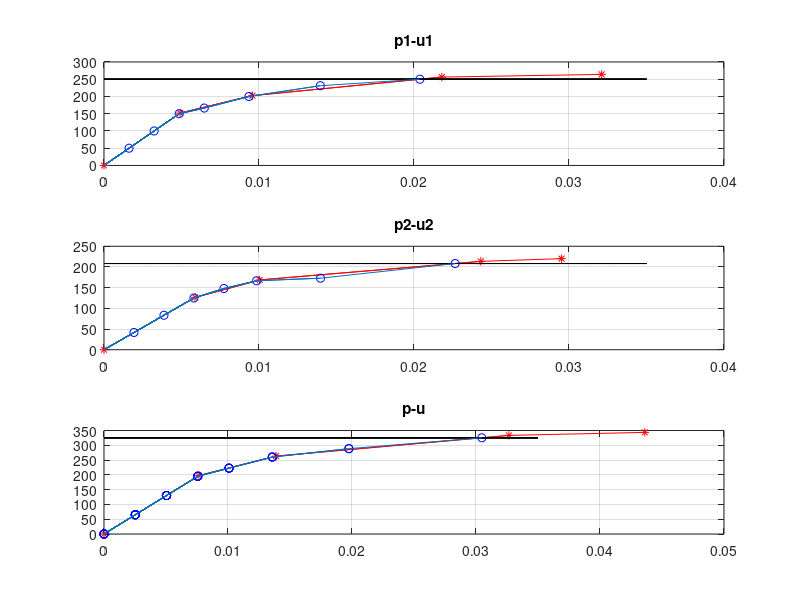

The MATLAB script that drew this image:
clc;clear;close all;
%tarif soorat soal
A1=5;A2=4;A3=5;A4=6;E=36000;sigmay=25;
A=[5,4,5,6];
L1=sqrt((9^2)+(5^2));L2=sqrt((9^2)+(17^2));L3=sqrt((8^2)+(17^2));L4=sqrt((15^2)+(6^2));
L=[L1,L2,L3,L4];
teta1=3.65;teta2=4.225;teta3=5.152;teta4=5.903;%rad
qy=[sigmay*A1,sigmay*A2,sigmay*A3,sigmay*A4];

a=[-cos(teta1),-sin(teta1);-cos(teta2),-sin(teta2);-cos(teta3),-sin(teta3);-cos(teta4),-sin(teta4)];
Kel=zeros(4);                Kel(1,1)=A1*E/L1;        Kel(2,2)=A2*E/L2;       Kel(3,3)=A3*E/L3 ;      Kel(4,4)=A4*E/L4;
    
    landa=1;
    p=landa*[3,2.5] ;
     p_event=[0;0];
  U_event=[0;0];
  q_event=[0;0;0;0];
  landaprim=0;
 %%%%%%%%%%%%%%%%%%%%%%%%%%%%%%%%%%%%%%%%%%%%%%%%%%%%%%%%%%%%%%%%%%% 
 %event_to_event
%%%%%%%%%%%%%%%%%%%%%%%%%%%%%%%%%%%%%%%%%%%%%%%%%%%%%%%%%%%%%%%%%%%%

  
    b=zeros(2,5);
    c=zeros(2,5);
 
    for i=1:5         %shomarande event
            
          landa=1;
          p=landa*p;
          U=inv(a'*Kel*a)*p';
          V=a*U;
          q=Kel*V;
          if i==1
              Delta_q=qy;
          else    
          Delta_q=qy'-abs(q_event);
          end
                 for k=1:4
                      if Delta_q(k)<=0 
                      landaprime(k)=1000;
                      else
                     landaprime(k)=Delta_q(k)/q(k);
                      end
                 end
                     landaprim=min(abs(landaprime))
                  
                        Q=landaprim*q ;
                        u=landaprim*U;
                        P=landaprim*p;
                        
                         b(1:2,i)=p_event;
                         c(1:2,i)=U_event ;               
                        
                        p_event=P'+p_event;
                         U_event=u+U_event;
                         q_event=Q+q_event;
                         %
                        
                       
               for j=1:4
                   if abs(q_event(j))==qy(j)
                     Kel(j,j)=0.03*Kel(j,j);
                   end
               end
    end
    
    w=zeros(1,5);
    z=zeros(1,5);
    for j=1:5
   
    subplot(3,1,1)
    title('p1-U1')
   
    plot(c(1,j),b(1,j),'*r');hold on;grid on
    x=b(1,1:j);
    y=c(1,1:j);
    line(y,x,'color','r')
    
   subplot(3,1,2)
    title('p2-U2')
    plot(c(2,j),b(2,j),'*r');hold on;grid on
    e=b(2,1:j);
    f=c(2,1:j);
    line(f,e,'color','r')
    
     subplot(3,1,3)
    title('p-U')
    B=sqrt(((b(1,j))^2)+((b(2,j))^2));
    C=sqrt(((c(1,j))^2)+((c(2,j))^2));
    w(1,j)=B;
    z(1,j)=C;
    plot(z(1,j),w(1,j),'*r');hold on;grid on
    g=w(1,1:j);
    h=z(1,1:j);
    line(h,g,'color','r')
    end
        
%tarif soorat soal
A1=5;A2=4;A3=5;A4=6;E=36000;sigmay=25;alpha=0.03;    A=[5,4,5,6];A_n=diag(A);

L1=sqrt((9^2)+(5^2));L2=sqrt((9^2)+(17^2));L3=sqrt((8^2)+(17^2));L4=sqrt((15^2)+(6^2));L=[L1,L2,L3,L4];

teta1=3.65;teta2=4.225;teta3=5.152;teta4=5.903;%rad

qy=[sigmay*A1,sigmay*A2,sigmay*A3,sigmay*A4];

a=[-cos(teta1),-sin(teta1);-cos(teta2),-sin(teta2);-cos(teta3),-sin(teta3);-cos(teta4),-sin(teta4)];

Kel=zeros(4);                Kel(1,1)=A1*E/L1;        Kel(2,2)=A2*E/L2;       Kel(3,3)=A3*E/L3 ;      Kel(4,4)=A4*E/L4;

a_s=zeros(4);              a_s(1,1)=1/L1;        a_s(2,2)=1/L2;       a_s(3,3)=1/L3 ;      a_s(4,4)=1/L4;

Disp=[0;0];

p_Ext=[250;208.3];

tol=1e-5;

%tavabe komaki tarsim
x1=0:0.001:0.035;
y1=p_Ext(1,1).*(x1>=0);
y2=p_Ext(2,1).*(x1>=0);
y=sqrt((p_Ext(1,1)^2)+(p_Ext(2,1)^2)).*(x1>=0);
n=1;
%%%%%%%%%%%%%%%%%%%%%%%%%%%%%%%%%%%%%%%%%%%%%%%%%%%%%%%%%%%%%%%%%%%
% method full newton
%%%%%%%%%%%%%%%%%%%%%%%%%%%%%%%%%%%%%%%%%%%%%%%%%%%%%%%%%%%%%%%%%%%%
step=input('enter how many steps do you want to use in calculating:');
p_ext=p_Ext./step
for m1=1:step
    m2=1;
    
         if m1==1
              p_r=m1*p_ext;
         else 
             p_r=m1*p_ext-(m1-1)*p_ext;
         end

          

    
            while m2<=100 & p_r(1,1)>=tol & p_r(2,1)>=tol
                     
                     
                p_int=[0;0];
                  Delta_u=inv(a'*Kel*a)*p_r;
                  disp_u=Disp+Delta_u;
                  Disp=disp_u;
                  V_n=a*disp_u;
       
                  epsilon=a_s*V_n;
                  sigma_n=zeros(4,1);
                  for j=1:4
                      if epsilon(j,1)>=6.95e-4;
                         sigma_n(j,1)=(epsilon(j,1)-6.95e-4)*E*alpha+25;
                      else 
                         sigma_n(j,1)=epsilon(j,1)*E;
                      end
                  end
                  q_n=A_n*sigma_n;
                  p_int=a'*q_n;
                    p_r=m1*p_ext-p_int;
                  
                    n=n+1;
                    m2=m2+1;
                    
                      
                    
                  
                  b_n(1:2,n)=p_int;
                  c_n(1:2,n)=disp_u;
                  figure(1)
                  subplot(3,1,1)
                  title('p1-u1')
                  plot(c_n(1,n),b_n(1,n),'ob',x1,y1,'k'),grid on,hold on
                  b_nf=b_n(1,1:n);
                  c_nf=c_n(1,1:n);
                  line(c_nf,b_nf)
                 % 
                   subplot(3,1,2)
                  title('p2-u2')
                  plot(c_n(2,n),b_n(2,n),'ob',x1,y2,'k'),grid on,hold on
                  b_nfu=b_n(2,1:n);
                  c_nfu=c_n(2,1:n);
                  line(c_nfu,b_nfu)
                  
                  B_n(1,n)=sqrt(((b_n(1,n))^2)+((b_n(2,n))^2));
                  C_n(1,n)=sqrt(((c_n(1,n))^2)+((c_n(2,n))^2));
                   subplot(3,1,3)
                  title('p-u')
                  plot(C_n,B_n,'ob',x1,y,'k'),grid on,hold on
                  B_nf=B_n(1,1:n);
                  C_nf=C_n(1,1:n);
                  line(C_nf,B_nf)
                 
                      
                  
                  
                  for j=1:4
                      if epsilon(j,1)>=6.95e-4
                         Kel(j,j)=A(j)*E*alpha/L(j);
                      end
                   end
                     end
               
       
end 



          
          
         
    
    

    
    
    